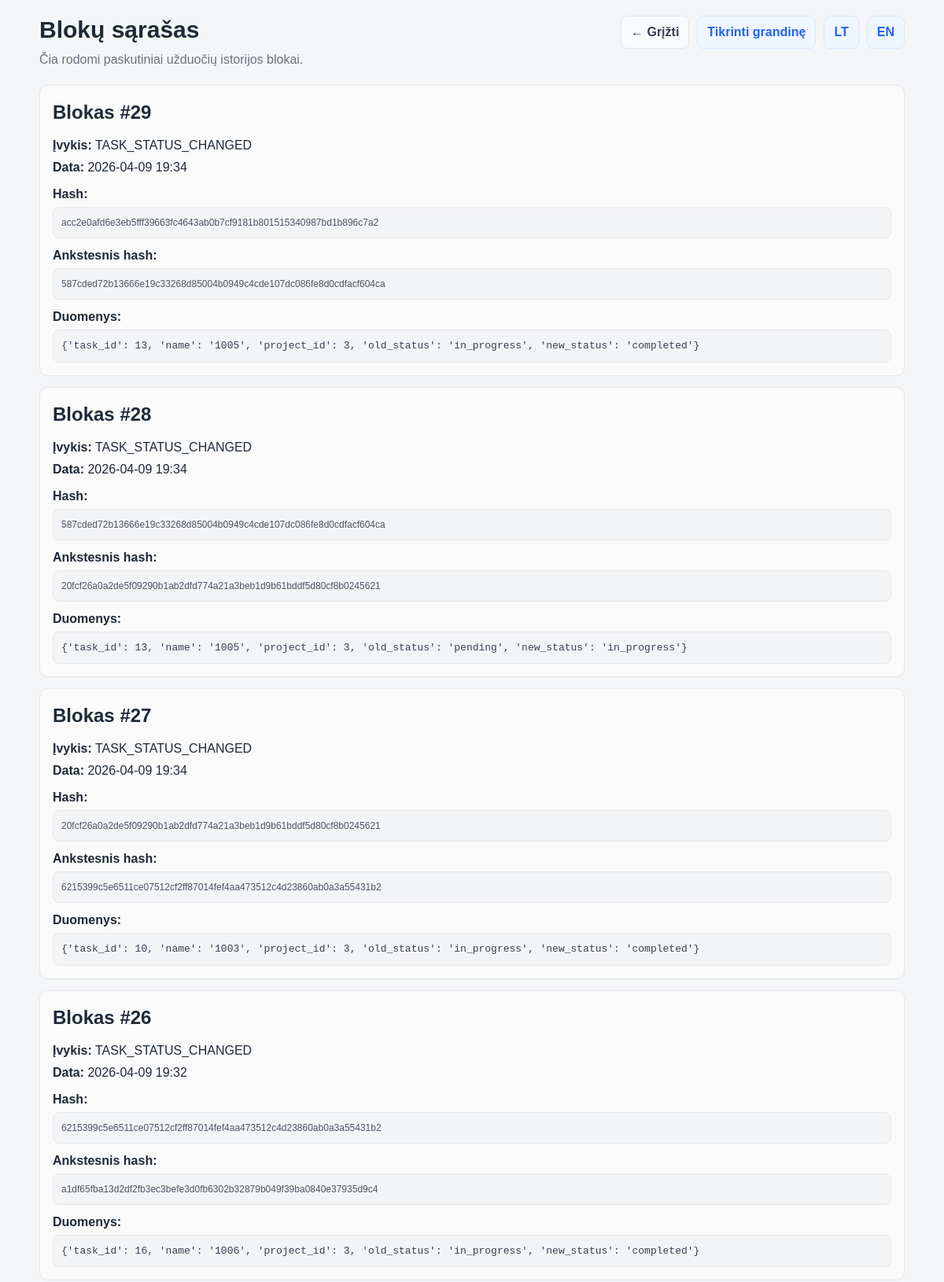
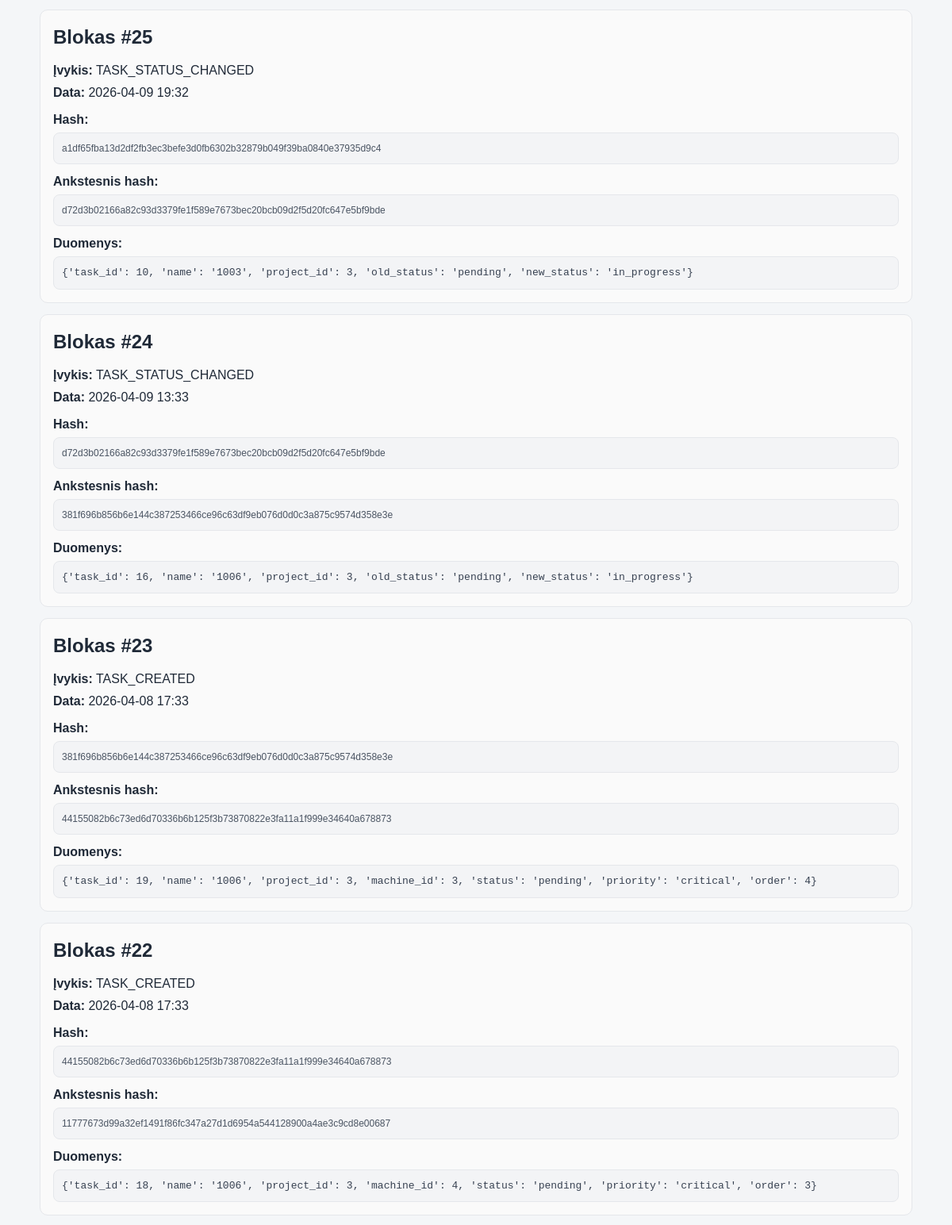
The app's page /ledger/blocks/ (upper part) with its own data (2 pictures, top to bottom).
### ledger/models.py (models this page shows, shortened)
class Block(models.Model):
    index = models.PositiveIntegerField(unique=True)
    created_at = models.DateTimeField(default=timezone.now)
    prev_hash = models.CharField(max_length=64)
    hash = models.CharField(max_length=64)
    event_type = models.CharField(max_length=50)
    event_data = models.JSONField()
    class Meta:
        ordering = ["index"]

### ledger/views.py (the view)
# urls.py: path("blocks/", block_list, name="block_list"),
def block_list(request):
    blocks = Block.objects.filter(
        event_type__in=["TASK_CREATED", "TASK_STATUS_CHANGED"]
    ).order_by("-index")[:40]
    return render(request, "block_list.html", {"blocks": blocks})

### tasks/context_processors.py (called while the page is built)
def current_language(request):
    return {
        "lang": request.session.get("lang", "lt")
    }

### templates/block_list.html (shortened to what this page needs)
{% load static %}
<!DOCTYPE html>
<html lang="lt">
<head>
    <link rel="stylesheet" href="{% static 'css/styles.css' %}">
</head>
<body>
<div class="page">
    <div class="container">
        <div class="page-header">
            <div>
                {% if lang == "lt" %}
                    <h1 class="page-title">Blokų sąrašas</h1>
                    <p class="muted">Čia rodomi paskutiniai užduočių istorijos blokai.</p>
                {% else %}
                    <h1 class="page-title">Block list</h1>
                    <p class="muted">Latest task history blocks are shown here.</p>
                {% endif %}
            </div>
            <div class="nav">
                <a class="nav-link nav-link-secondary" href="{% url 'home' %}">
                    {% if lang == "lt" %}← Grįžti{% else %}← Back{% endif %}
                </a>
                <a class="nav-link" href="{% url 'chain_status' %}">
                    {% if lang == "lt" %}Tikrinti grandinę{% else %}Verify chain{% endif %}
                </a>
                <a class="nav-link" href="{% url 'set_language' %}?lang=lt">LT</a>
                <a class="nav-link" href="{% url 'set_language' %}?lang=en">EN</a>
            </div>
        </div>
        <div class="block-list">
            {% for block in blocks %}
                <div class="block-card">
                    <h2 class="block-title">
                        {% if lang == "lt" %}Blokas{% else %}Block{% endif %} #{{ block.index }}
                    </h2>
                    <p class="block-meta">
                        <b>{% if lang == "lt" %}Įvykis{% else %}Event{% endif %}:</b> {{ block.event_type }}
                    </p>
                    <p class="block-meta">
                        <b>{% if lang == "lt" %}Data{% else %}Date{% endif %}:</b> {{ block.created_at|date:"Y-m-d H:i" }}
                    </p>
                    <p class="hash-label">Hash:</p>
                    <div class="hash-box">{{ block.hash }}</div>
                    <p class="hash-label">
                        {% if lang == "lt" %}Ankstesnis hash:{% else %}Previous hash:{% endif %}
                    </p>
                    <div class="hash-box">{{ block.prev_hash }}</div>
                    <p class="hash-label">
                        {% if lang == "lt" %}Duomenys:{% else %}Data:{% endif %}
                    </p>
                    <pre class="data-box">{{ block.event_data }}</pre>
                </div>
            {% empty %}
                <div class="card">
                    <p class="muted">
                        {% if lang == "lt" %}Blokų nerasta.{% else %}No blocks found.{% endif %}
                    </p>
                </div>
            {% endfor %}
        </div>
    </div>
</div>
</body>
</html>

### static/css/styles.css (style rules this page uses)
* { box-sizing: border-box; }
body { font-family: Arial, sans-serif; background: #f4f6f8; color: #1f2937; margin: 0; padding: 0; line-height: 1.5; }
a { color: #2563eb; text-decoration: none; }
.page { padding: 20px 0; }
.container { width: 1100px; max-width: calc(100% - 32px); margin: 0 auto; }
.page-header { display: flex; justify-content: space-between; align-items: flex-start; gap: 16px; margin-bottom: 20px; }
.page-title { margin: 0 0 8px 0; font-size: 30px; line-height: 1.2; }
.muted { color: #6b7280; margin: 0; }
.nav { display: flex; flex-wrap: wrap; gap: 10px; align-items: center; }
.nav-link { display: inline-flex; align-items: center; padding: 8px 12px; background: #eff6ff; border: 1px solid #dbeafe; border-radius: 8px; font-weight: 600; }
.nav-link-secondary { background: #f8fafc; border-color: #e5e7eb; color: #374151; }
.block-list { display: flex; flex-direction: column; gap: 14px; }
.block-card { border: 1px solid #e5e7eb; border-radius: 10px; background: #fafafa; padding: 16px; }
.block-title { margin: 0 0 12px 0; font-size: 24px; }
.block-meta { margin: 4px 0; }
.hash-label { margin: 10px 0 4px 0; font-weight: 700; }
.hash-box { font-size: 12px; color: #4b5563; word-break: break-all; background: #f3f4f6; border: 1px solid #e5e7eb; border-radius: 8px; padding: 10px; }
.data-box { background: #f3f4f6; border: 1px solid #e5e7eb; border-radius: 8px; padding: 10px; white-space: pre-wrap; word-break: break-word; margin: 0; font-size: 13px; color: #374151; }

### records on screen
Block: index "29", event_type "TASK_STATUS_CHANGED", created_at "2026-04-09 19:34", hash "acc2e0afd6e3eb5fff39663fc4643ab0b7cf9181b801515340987bd1b896c7a2", prev_hash "587cded72b13666e19c33268d85004b0949c4cde107dc086fe8d0cdfacf604ca", event_data "{'task_id': 13, 'name': '1005', 'project_id': 3, 'old_status': 'in_progress', 'new_status': 'completed'}"
Block: index "28", event_type "TASK_STATUS_CHANGED", created_at "2026-04-09 19:34", hash "587cded72b13666e19c33268d85004b0949c4cde107dc086fe8d0cdfacf604ca", prev_hash "20fcf26a0a2de5f09290b1ab2dfd774a21a3beb1d9b61bddf5d80cf8b0245621", event_data "{'task_id': 13, 'name': '1005', 'project_id': 3, 'old_status': 'pending', 'new_status': 'in_progress'}"
Block: index "27", event_type "TASK_STATUS_CHANGED", created_at "2026-04-09 19:34", hash "20fcf26a0a2de5f09290b1ab2dfd774a21a3beb1d9b61bddf5d80cf8b0245621", prev_hash "6215399c5e6511ce07512cf2ff87014fef4aa473512c4d23860ab0a3a55431b2", event_data "{'task_id': 10, 'name': '1003', 'project_id': 3, 'old_status': 'in_progress', 'new_status': 'completed'}"
Block: index "26", event_type "TASK_STATUS_CHANGED", created_at "2026-04-09 19:32", hash "6215399c5e6511ce07512cf2ff87014fef4aa473512c4d23860ab0a3a55431b2", prev_hash "a1df65fba13d2df2fb3ec3befe3d0fb6302b32879b049f39ba0840e37935d9c4", event_data "{'task_id': 16, 'name': '1006', 'project_id': 3, 'old_status': 'in_progress', 'new_status': 'completed'}"
Block: index "25", event_type "TASK_STATUS_CHANGED", created_at "2026-04-09 19:32", hash "a1df65fba13d2df2fb3ec3befe3d0fb6302b32879b049f39ba0840e37935d9c4", prev_hash "d72d3b02166a82c93d3379fe1f589e7673bec20bcb09d2f5d20fc647e5bf9bde", event_data "{'task_id': 10, 'name': '1003', 'project_id': 3, 'old_status': 'pending', 'new_status': 'in_progress'}"
Block: index "24", event_type "TASK_STATUS_CHANGED", created_at "2026-04-09 13:33", hash "d72d3b02166a82c93d3379fe1f589e7673bec20bcb09d2f5d20fc647e5bf9bde", prev_hash "381f696b856b6e144c387253466ce96c63df9eb076d0d0c3a875c9574d358e3e", event_data "{'task_id': 16, 'name': '1006', 'project_id': 3, 'old_status': 'pending', 'new_status': 'in_progress'}"
Block: index "23", event_type "TASK_CREATED", created_at "2026-04-08 17:33", hash "381f696b856b6e144c387253466ce96c63df9eb076d0d0c3a875c9574d358e3e", prev_hash "44155082b6c73ed6d70336b6b125f3b73870822e3fa11a1f999e34640a678873", event_data "{'task_id': 19, 'name': '1006', 'project_id': 3, 'machine_id': 3, 'status': 'pending', 'priority': 'critical', 'order': 4}"
Block: index "22", event_type "TASK_CREATED", created_at "2026-04-08 17:33", hash "44155082b6c73ed6d70336b6b125f3b73870822e3fa11a1f999e34640a678873", prev_hash "11777673d99a32ef1491f86fc347a27d1d6954a544128900a4ae3c9cd8e00687", event_data "{'task_id': 18, 'name': '1006', 'project_id': 3, 'machine_id': 4, 'status': 'pending', 'priority': 'critical', 'order': 3}"
